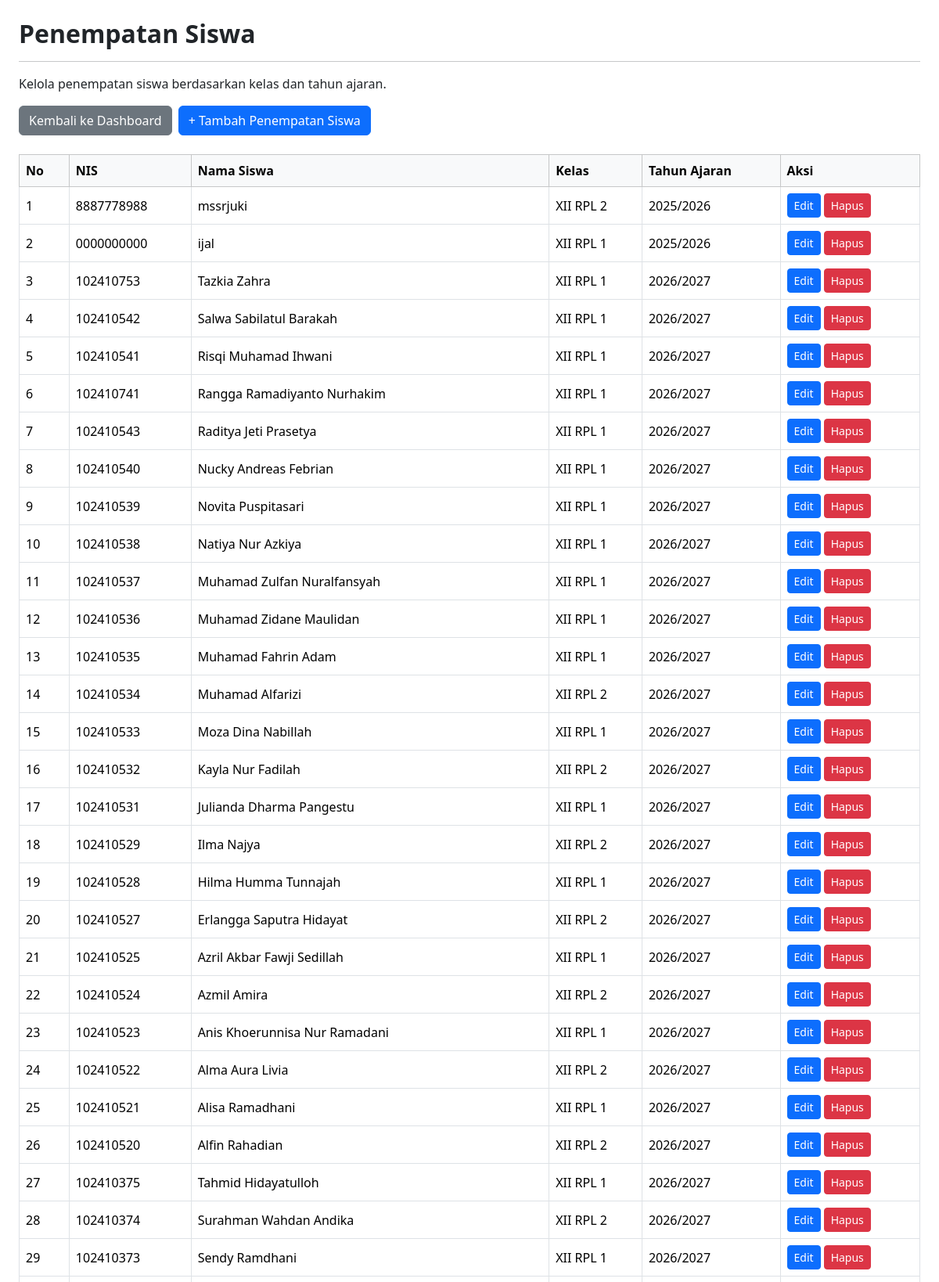
Screenshot of /kelola_penempatan_siswa.php (signed in, upper part) with the database file from the repository.
### tables this page shows
CREATE TABLE `t_kelas_siswa` (
  `id` int(11) NOT NULL,
  `siswa_id` int(11) NOT NULL,
  `tahun_ajaran_id` int(11) NOT NULL,
  `kelas_id` int(11) NOT NULL,
  `tanggal_mulai` date NOT NULL,
  `tanggal_selesai` date NOT NULL,
  `status_aktif` tinyint(1) NOT NULL,
  `created_at` timestamp NOT NULL DEFAULT current_timestamp(),
  `updated_at` timestamp NOT NULL DEFAULT current_timestamp()
);

CREATE TABLE `t_siswa` (
  `id` int(11) NOT NULL,
  `nis` varchar(10) NOT NULL,
  `nisn` varchar(15) NOT NULL,
  `nama` varchar(150) NOT NULL,
  `kelas_id` int(11) DEFAULT NULL,
  `jenis_kelamin` char(1) NOT NULL,
  `tanggal_lahir` date NOT NULL,
  `alamat` text NOT NULL,
  `status_aktif` tinyint(1) NOT NULL,
  `created_at` timestamp NOT NULL DEFAULT current_timestamp(),
  `updated_at` timestamp NOT NULL DEFAULT current_timestamp()
);

CREATE TABLE `t_kelas` (
  `id` int(11) NOT NULL,
  `nama` varchar(100) NOT NULL,
  `tingkat` varchar(20) NOT NULL,
  `jurusan` varchar(100) NOT NULL,
  `status_aktif` tinyint(1) NOT NULL,
  `created_at` timestamp NULL DEFAULT current_timestamp(),
  `updated_at` timestamp NULL DEFAULT current_timestamp()
);

CREATE TABLE `t_tahun_ajaran` (
  `id` int(11) NOT NULL,
  `nama` varchar(20) NOT NULL,
  `tanggal_mulai` date NOT NULL,
  `tanggal_selesai` date NOT NULL,
  `status_aktif` tinyint(1) NOT NULL,
  `created_at` timestamp NULL DEFAULT current_timestamp(),
  `updated_at` timestamp NULL DEFAULT current_timestamp()
);

### kelola_penempatan_siswa.php (the view, shortened to what this page needs)
<?php
include 'config/koneksi.php';
$embed = isset($_GET['embed']) && $_GET['embed'] === '1';
$sql = "
    SELECT
        ks.id,
        s.nis,
        s.nama AS nama_siswa,
        k.nama AS nama_kelas,
        ta.nama AS tahun_ajaran
    FROM t_kelas_siswa ks
    LEFT JOIN t_siswa s ON ks.siswa_id = s.id
    LEFT JOIN t_kelas k ON ks.kelas_id = k.id
    LEFT JOIN t_tahun_ajaran ta ON ks.tahun_ajaran_id = ta.id
    ORDER BY ks.id DESC
";
$query = mysqli_query($koneksi, $sql);
function e($value) {
    return htmlspecialchars((string) $value, ENT_QUOTES, 'UTF-8');
}
?>
<?php if (!$embed): ?>
<!DOCTYPE html>
<html lang="id">
<head>
    <link href="https://cdn.jsdelivr.net/npm/bootstrap@5.3.3/dist/css/bootstrap.min.css" rel="stylesheet">
    <link href="https://cdn.datatables.net/2.3.4/css/dataTables.bootstrap5.min.css" rel="stylesheet">
</head>
<body>
<?php else: ?>
<link href="https://cdn.datatables.net/2.3.4/css/dataTables.bootstrap5.min.css" rel="stylesheet">
<?php endif; ?>
<div class="container-fluid p-3 p-md-4 bg-white">
    <h2 class="fw-bold mb-3">Penempatan Siswa</h2>
    <hr>
    <p>Kelola penempatan siswa berdasarkan kelas dan tahun ajaran.</p>
    <div class="d-flex flex-wrap gap-2 mb-4">
        <a href="dashboard.php?embed=1"
           class="btn btn-secondary"
           onclick="return kembaliDashboard(event)">
            Kembali ke Dashboard
        </a>
        <a href="tambah_penempatan_siswa.php<?= $embed ? '?embed=1' : '' ?>"
           class="btn btn-primary">
            + Tambah Penempatan Siswa
        </a>
    </div>
    <div class="table-responsive">
        <table id="tabelPenempatanSiswa"
               class="table table-bordered table-hover align-middle w-100">
            <thead class="table-light">
                <tr>
                    <th>No</th>
                    <th>NIS</th>
                    <th>Nama Siswa</th>
                    <th>Kelas</th>
                    <th>Tahun Ajaran</th>
                    <th>Aksi</th>
                </tr>
            </thead>
            <tbody>
                <?php
                $no = 1;
                if (mysqli_num_rows($query) > 0):
                    while ($row = mysqli_fetch_assoc($query)):
                ?>
                    <tr>
                        <td><?= $no++ ?></td>
                        <td><?= e($row['nis'] ?? '-') ?></td>
                        <td><?= e($row['nama_siswa'] ?? '-') ?></td>
                        <td><?= e($row['nama_kelas'] ?? '-') ?></td>
                        <td><?= e($row['tahun_ajaran'] ?? '-') ?></td>
                        <td>
                            <div class="d-flex flex-wrap gap-1">
                                <a class="btn btn-sm btn-primary" href="edit_penempatan_siswa.php?id=<?= (int)$row['id'] ?><?= $embed ? '&embed=1' : '' ?>">Edit</a>
                                <form method="post" action="hapus_penempatan_siswa.php" onsubmit="return confirm('Yakin ingin menghapus penempatan siswa ini?')">
                                    <button class="btn btn-sm btn-danger" type="submit">Hapus</button>
                                </form>
                            </div>
                        </td>
                    </tr>
                <?php
                    endwhile;
                endif; ?>
            </tbody>
        </table>
    </div>
</div>
<?php if (!$embed): ?>
</body>
</html>
<?php endif; ?>

### rows the page displays
t_kelas_siswa: siswa.nis "8887778988", siswa.nama "mssrjuki", kelas.nama "XII RPL 2", tahun_ajaran.nama "2025/2026"
t_kelas_siswa: siswa.nis "0000000000", siswa.nama "ijal", kelas.nama "XII RPL 1", tahun_ajaran.nama "2025/2026"
t_kelas_siswa: siswa.nis "102410753", siswa.nama "Tazkia Zahra", kelas.nama "XII RPL 1", tahun_ajaran.nama "2026/2027"
t_kelas_siswa: siswa.nis "102410542", siswa.nama "Salwa Sabilatul Barakah", kelas.nama "XII RPL 1", tahun_ajaran.nama "2026/2027"
t_kelas_siswa: siswa.nis "102410541", siswa.nama "Risqi Muhamad Ihwani", kelas.nama "XII RPL 1", tahun_ajaran.nama "2026/2027"
t_kelas_siswa: siswa.nis "102410741", siswa.nama "Rangga Ramadiyanto Nurhakim", kelas.nama "XII RPL 1", tahun_ajaran.nama "2026/2027"
t_kelas_siswa: siswa.nis "102410543", siswa.nama "Raditya Jeti Prasetya", kelas.nama "XII RPL 1", tahun_ajaran.nama "2026/2027"
t_kelas_siswa: siswa.nis "102410540", siswa.nama "Nucky Andreas Febrian", kelas.nama "XII RPL 1", tahun_ajaran.nama "2026/2027"
t_kelas_siswa: siswa.nis "102410539", siswa.nama "Novita Puspitasari", kelas.nama "XII RPL 1", tahun_ajaran.nama "2026/2027"
t_kelas_siswa: siswa.nis "102410538", siswa.nama "Natiya Nur Azkiya", kelas.nama "XII RPL 1", tahun_ajaran.nama "2026/2027"
t_kelas_siswa: siswa.nis "102410537", siswa.nama "Muhamad Zulfan Nuralfansyah", kelas.nama "XII RPL 1", tahun_ajaran.nama "2026/2027"
t_kelas_siswa: siswa.nis "102410536", siswa.nama "Muhamad Zidane Maulidan", kelas.nama "XII RPL 1", tahun_ajaran.nama "2026/2027"
t_kelas_siswa: siswa.nis "102410535", siswa.nama "Muhamad Fahrin Adam", kelas.nama "XII RPL 1", tahun_ajaran.nama "2026/2027"
t_kelas_siswa: siswa.nis "102410534", siswa.nama "Muhamad Alfarizi", kelas.nama "XII RPL 2", tahun_ajaran.nama "2026/2027"
t_kelas_siswa: siswa.nis "102410533", siswa.nama "Moza Dina Nabillah", kelas.nama "XII RPL 1", tahun_ajaran.nama "2026/2027"
t_kelas_siswa: siswa.nis "102410532", siswa.nama "Kayla Nur Fadilah", kelas.nama "XII RPL 2", tahun_ajaran.nama "2026/2027"
t_kelas_siswa: siswa.nis "102410531", siswa.nama "Julianda Dharma Pangestu", kelas.nama "XII RPL 1", tahun_ajaran.nama "2026/2027"
t_kelas_siswa: siswa.nis "102410529", siswa.nama "Ilma Najya", kelas.nama "XII RPL 2", tahun_ajaran.nama "2026/2027"
t_kelas_siswa: siswa.nis "102410528", siswa.nama "Hilma Humma Tunnajah", kelas.nama "XII RPL 1", tahun_ajaran.nama "2026/2027"
t_kelas_siswa: siswa.nis "102410527", siswa.nama "Erlangga Saputra Hidayat", kelas.nama "XII RPL 2", tahun_ajaran.nama "2026/2027"
t_kelas_siswa: siswa.nis "102410525", siswa.nama "Azril Akbar Fawji Sedillah", kelas.nama "XII RPL 1", tahun_ajaran.nama "2026/2027"
t_kelas_siswa: siswa.nis "102410524", siswa.nama "Azmil Amira", kelas.nama "XII RPL 2", tahun_ajaran.nama "2026/2027"
t_kelas_siswa: siswa.nis "102410523", siswa.nama "Anis Khoerunnisa Nur Ramadani", kelas.nama "XII RPL 1", tahun_ajaran.nama "2026/2027"
t_kelas_siswa: siswa.nis "102410522", siswa.nama "Alma Aura Livia", kelas.nama "XII RPL 2", tahun_ajaran.nama "2026/2027"
t_kelas_siswa: siswa.nis "102410521", siswa.nama "Alisa Ramadhani", kelas.nama "XII RPL 1", tahun_ajaran.nama "2026/2027"
t_kelas_siswa: siswa.nis "102410520", siswa.nama "Alfin Rahadian", kelas.nama "XII RPL 2", tahun_ajaran.nama "2026/2027"
t_kelas_siswa: siswa.nis "102410375", siswa.nama "Tahmid Hidayatulloh", kelas.nama "XII RPL 1", tahun_ajaran.nama "2026/2027"
t_kelas_siswa: siswa.nis "102410374", siswa.nama "Surahman Wahdan Andika", kelas.nama "XII RPL 2", tahun_ajaran.nama "2026/2027"
t_kelas_siswa: siswa.nis "102410373", siswa.nama "Sendy Ramdhani", kelas.nama "XII RPL 1", tahun_ajaran.nama "2026/2027"
